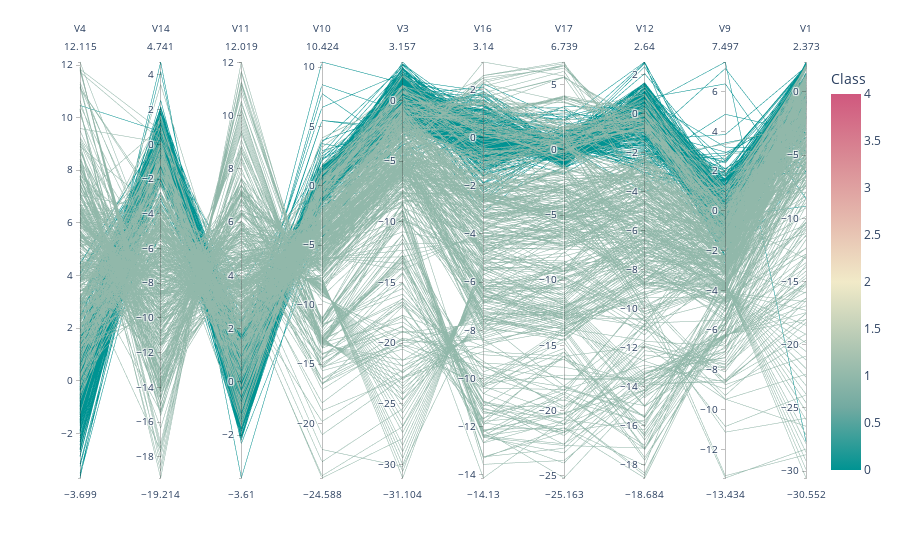

The cell this chart's notebook holds for it:
### Markdown cell above
Bu grafikten V5 değişkeninin zamana göre hızlı düşen ve hızlı yükselen desenler oluşturduğu görünmektedir. Bu desenlere bakarak bir çıkarım yapamadım.

### Code cell
fig = px.parallel_coordinates(dataN, color="Class",
                              dimensions=['V4', 'V14', 'V11',
                                          'V10','V3',"V16","V17",'V12','V9','V1'],
                              color_continuous_scale=px.colors.diverging.Tealrose,
                              color_continuous_midpoint=2)
fig.show()

### Figure 1 — Plotly figure (JSON) as saved in the notebook; plotly's stock layout.template omitted (floating-point values rounded to 4 significant figures; data arrays with more than 128 entries replaced by an {"elided": "..."} marker saying what was removed)
{"data": [{"dimensions": [{"label": "V4", "values": {"elided": "878 float values"}}, {"label": "V14", "values": {"elided": "878 float values"}}, {"label": "V11", "values": {"elided": "878 float values"}}, {"label": "V10", "values": {"elided": "878 float values"}}, {"label": "V3", "values": {"elided": "878 float values"}}, {"label": "V16", "values": {"elided": "878 float values"}}, {"label": "V17", "values": {"elided": "878 float values"}}, {"label": "V12", "values": {"elided": "878 float values"}}, {"label": "V9", "values": {"elided": "878 float values"}}, {"label": "V1", "values": {"elided": "878 float values"}}], "domain": {"x": [0, 1], "y": [0, 1]}, "line": {"color": {"elided": "878 int values"}, "coloraxis": "coloraxis"}, "name": "", "type": "parcoords"}], "layout": {"coloraxis": {"cmid": 2, "colorbar": {"title": {"text": "Class"}}, "colorscale": [[0, "rgb(0, 147, 146)"], [0.1667, "rgb(114, 170, 161)"], [0.3333, "rgb(177, 199, 179)"], [0.5, "rgb(241, 234, 200)"], [0.6667, "rgb(229, 185, 173)"], [0.8333, "rgb(217, 137, 148)"], [1, "rgb(208, 88, 126)"]]}, "legend": {"tracegroupgap": 0}, "margin": {"t": 60}}}
